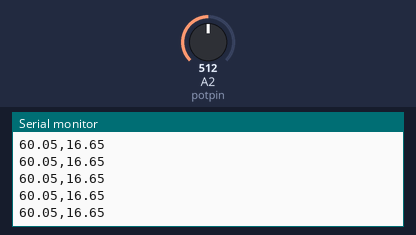
A sketch run on a simulated Arduino Uno, built with avr-gcc and run on an emulated ATmega328P. Shown: the last lines printed to the serial monitor. The inputs (shaded band) are chosen by the test bench; at power-on: A2 (potpin) = 512.

Above: at 1.2 s.
1.3 s: A2 (potpin) set to 716
At 2.3 s:
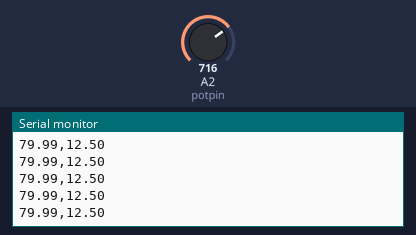
2.8 s: A2 (potpin) set to 900
At 3.8 s:
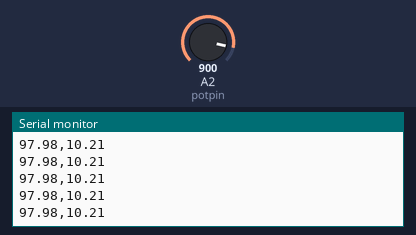
Timing chart, 0 to 5.8 s (numbered marks = the images above; inputs shaded):
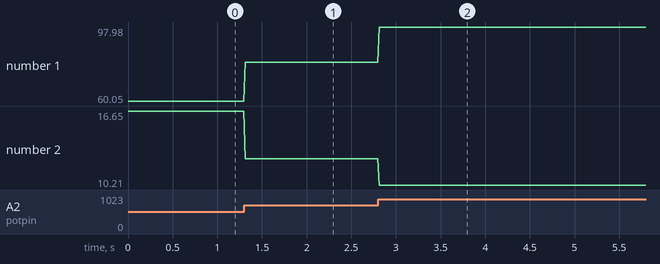

Measured:
- after the input at 1.3 s, the serial monitor: prints a new line at once (image 1)
- after the input at 2.8 s, the serial monitor: prints a new line at once (image 2)
- plotted number 1: 60.05 → 79.99 after the input at 1.3 s, 79.99 → 97.98 after the input at 2.8 s
- plotted number 2: 16.65 → 12.5 after the input at 1.3 s, 12.5 → 10.21 after the input at 2.8 s

The sketch:

potflicker.ino
```cpp
int rpin=3;
int gpin=4;
int bpin=5;

int potpin=A2;
float potval;
float dt;
float freq;

void setup() {
  Serial.begin(2000000);
  pinMode(rpin,OUTPUT);
  pinMode(gpin,OUTPUT);
  pinMode(bpin,OUTPUT);
  pinMode(potpin,INPUT);
}

void loop() {

  potval=analogRead(potpin);
  freq=potval*(100./1023.)+10;
  (dt)=1000./freq;

  Serial.print(freq);
  Serial.print(",");
  Serial.println(dt);

  digitalWrite(rpin,HIGH);
  digitalWrite(gpin,HIGH);
  digitalWrite(bpin,HIGH);
  delay(1);
  digitalWrite(rpin,LOW);
  digitalWrite(gpin,LOW);
  digitalWrite(bpin,LOW);
  delay(dt);
}
```
